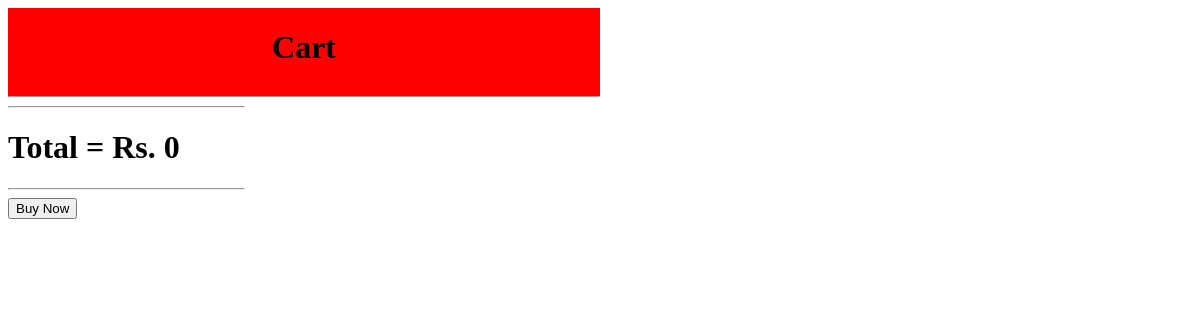
The page /cart.php on the database as committed earlier.
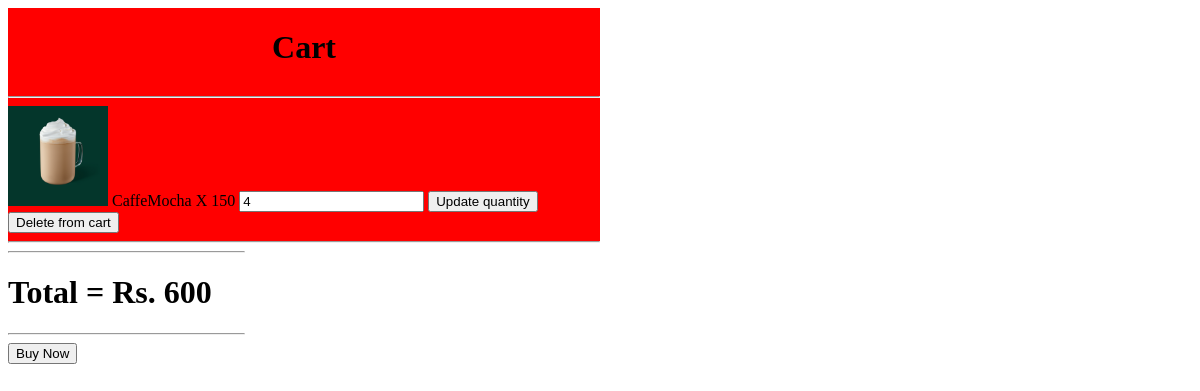
The same page on the database as committed later.
### tables this page shows
CREATE TABLE IF NOT EXISTS `cart` (
  `Cart_id` int NOT NULL AUTO_INCREMENT,
  `Coffee_CoffeeId` int NOT NULL,
  `qty` int DEFAULT NULL,
  PRIMARY KEY (`Cart_id`),
  KEY `fk_cart_Coffee1_idx` (`Coffee_CoffeeId`),
  CONSTRAINT `fk_cart_Coffee1` FOREIGN KEY (`Coffee_CoffeeId`) REFERENCES `coffee` (`CoffeeId`)
);

CREATE TABLE IF NOT EXISTS `coffee` (
  `CoffeeId` int NOT NULL AUTO_INCREMENT,
  `CoffeeName` varchar(45) DEFAULT NULL,
  `price` double DEFAULT NULL,
  `CofeeDescription` text,
  `CoffeeCategory_Category_id` int NOT NULL,
  `CoffeImagePath` text,
  PRIMARY KEY (`CoffeeId`),
  KEY `fk_Cofee_CofeeCategory_idx` (`CoffeeCategory_Category_id`),
  CONSTRAINT `fk_Cofee_CofeeCategory` FOREIGN KEY (`CoffeeCategory_Category_id`) REFERENCES `coffeecategory` (`Category_id`)
);

### connection.php (called while the page is built, shortened)
<?php
class Database{
    public static $connection;
    public static function setUpConnections()
    {
        if (!isset(Database::$connection)) {
            Database::$connection = new mysqli("localhost", "root", "12345678", "cofeebean_db", "3306");
        }
    }
    public static function search($q)
    {
        $resultSet = Database::$connection->query($q);
        return $resultSet;
    }
}

### cart.php (the view, shortened to what this page needs)
<?php
require "connection.php";
?>
<!DOCTYPE html>
<html lang="en">
<head>
</head>
<body>
    <div style="width: 50%;background-color: red;">
        <div style="display: flex; justify-content:  center;">
            <h1>Cart</h1>
        </div>
        <hr>
        <?php
        $product_rs = Database::search("SELECT * FROM `cart` INNER JOIN `coffee` ON `cart`.`Coffee_CoffeeId` = `coffee`.`CoffeeId` ");
        $product_num = $product_rs->num_rows;
        $total = 0;
        for ($i = 0; $i < $product_num; $i++) {
            $product_data = $product_rs->fetch_assoc();
            $total = $total + $product_data["price"] * $product_data["qty"];
        ?>
            <div>
                <img src="<?php echo ($product_data["CoffeImagePath"]) ?>" style="width: 100px; height: auto;" alt="">
                <span><?php echo ($product_data["CoffeeName"]) ?></span>
                <span> X <?php echo ($product_data["price"]) ?></span>
                <input type="number" id="qty" value="<?php echo ($product_data["qty"]) ?>">
                <button onclick="UpdateQty(<?php echo ($product_data['Coffee_CoffeeId']) ?>)">Update quantity</button>
                <button onclick="addcart(<?php echo ($product_data['Coffee_CoffeeId']) ?>)">Delete from cart</button>
                <hr>
            </div>
        <?php
        }
        ?>
    </div>
    <div style="width: 20%;">
        <hr>
        <h1>Total = Rs. <?php echo ($total) ?></h1>
        <hr>
        <button>Buy Now</button>
    </div>
</body>
</html>

Rows that differ between the two databases and show on the page:
added cart: Coffee_CoffeeId.CoffeImagePath (picture), Coffee_CoffeeId.CoffeeName "CaffeMocha", Coffee_CoffeeId.price "150", qty "4"
Other text that changed with them:
$total: "0" → "600"
